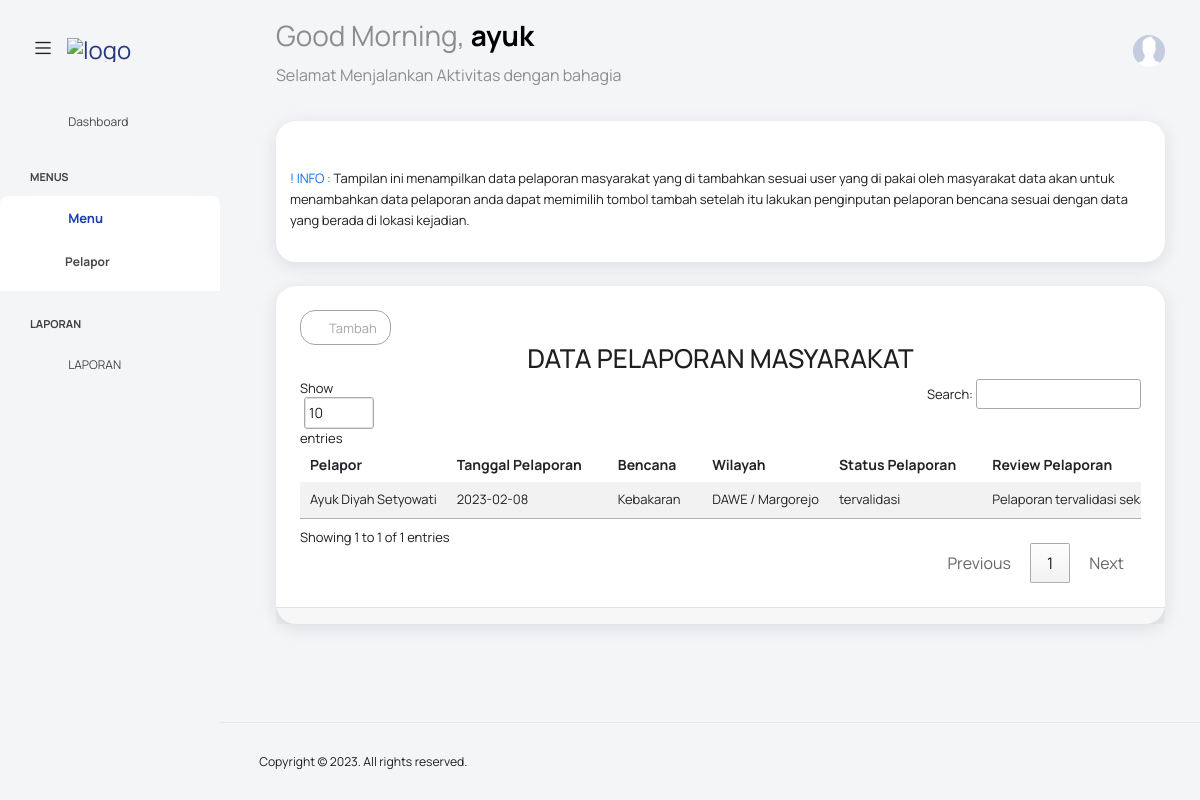
The page /?pelaporan_masyarakat=pelaporan (signed in) on the database its author committed.
### tables this page shows
CREATE TABLE `pelaporan` (
  `id_pelaporan` int(11) NOT NULL,
  `id_pelapor` int(11) DEFAULT NULL,
  `id_petugas_bpbd` int(11) DEFAULT NULL,
  `id_bencana` int(11) DEFAULT NULL,
  `id_wilayah` int(11) DEFAULT NULL,
  `tanggal_pelaporan` date DEFAULT NULL,
  `pelaporan` text DEFAULT NULL,
  `link_maps` text DEFAULT NULL,
  `gambar_bencana` text DEFAULT NULL,
  `gambar_lokasi_bencana` text DEFAULT NULL,
  `gambar_pelapor` text DEFAULT NULL,
  `status_pelaporan` varchar(30) NOT NULL,
  `review_pelaporan` text DEFAULT NULL
);

CREATE TABLE `pelapor` (
  `id_pelapor` int(11) NOT NULL,
  `id_user` int(11) NOT NULL,
  `id_daftar` int(11) DEFAULT NULL,
  `nama_pelapor` varchar(100) DEFAULT NULL,
  `alamat_pelapor` text DEFAULT NULL,
  `no_telp_pelapor` varchar(14) DEFAULT NULL
);

CREATE TABLE `bencana` (
  `id_bencana` int(11) NOT NULL,
  `nama_bencana` varchar(20) DEFAULT NULL
);

CREATE TABLE `wilayah` (
  `id_wilayah` int(11) NOT NULL,
  `kecamatan` varchar(100) DEFAULT NULL,
  `desa` varchar(100) DEFAULT NULL,
  `no_telp` varchar(20) DEFAULT NULL,
  `status` varchar(20) DEFAULT NULL
);

### config/config.php (called while the page is built, shortened)
<?php
class Config {
    public function UrlWeb(){
        $url = "http://localhost/pengaduan-bpbd";
        return $url;
    }
    public function TemplateAdmin($page){
        $url = $this->UrlWeb();
        include "views/partials/_header.php";
        include "views/partials/_navbar.php";
        include "views/partials/_sidebar.php";
        include $page;
        include "views/partials/_footer.php";
    }
}

### function.php (called while the page is built, shortened)
<?php
function Querybanyak($query){
    $mysqli = new mysqli("localhost","root","","pengaduan-bpbd");
    return $mysqli->query($query);
}
function Querysatudata($query){
    $koneksi = mysqli_connect("localhost","root","","pengaduan-bpbd");
    $query_cek = mysqli_query($koneksi, $query);
    return mysqli_fetch_array($query_cek, MYSQLI_BOTH);
}

### views/pelaporan_masyarakat/pelaporan.php (the view, shortened to what this page needs)
<div class="main-panel">
  <div class="content-wrapper">
    <div class="row">
      <div class="col-lg-12 grid-margin stretch-card pelaporaninfo" id="pelaporaninfo">
        <div class="card">
          <div class="card-body" style="padding-top: 0%;">
          <div class="text-left" style="text-align: right;">
              <button class="btn " onclick="Closepelaporaninfo();">
                 <i class="mdi mdi-close"></i>
              </button>
            </div>
          <div class="row ">
            <p  style="padding-left: 5px; padding-right:5px;">
            <span class="text-primary">! INFO :</span>
             Tampilan ini menampilkan data pelaporan masyarakat yang di tambahkan sesuai user yang di pakai oleh masyarakat
             data akan untuk menambahkan data pelaporan anda dapat memimilih tombol tambah setelah itu lakukan penginputan
             pelaporan bencana sesuai dengan data yang berada di lokasi kejadian.
            </p>
          </div>
          </div>
        </div>
      </div>
      <div class="col-lg-12 grid-margin stretch-card">
        <div class="card">
          <div class="card-body">
            <div class="row">
              <div class="col-lg-12">
                <a href="<?= $url ?>?pelaporan_masyarakat=add" class="btn btn-sm btn-outline-secondary">
                  <i class="mdi mdi-library-plus"></i>
                  Tambah
                </a>
              </div>
              <div class="col-lg-12 text-center">
                <h2><?= strtoupper("Data " . str_replace("_", " ", array_keys($_GET)[0])) ?></h2>
              </div>
            </div>
            <div class="table-responsive">
              <table id="myTable" class="table table-striped">
                <thead>
                  <tr>
                    <th>
                      Pelapor
                    </th>
                    <th>
                      Tanggal Pelaporan
                    </th>
                    <th>
                      Bencana
                    </th>
                    <th>
                      Wilayah
                    </th>
                    <th>
                      Status Pelaporan
                    </th>
                    <th>
                      Review Pelaporan
                    </th>
                  </tr>
                </thead>
                <tbody>
                  <?php
                  $pelaporans = Querybanyak("SELECT * FROM pelaporan LEFT JOIN pelapor ON pelaporan.id_pelapor = pelapor.id_pelapor WHERE pelapor.id_user = ".$_SESSION['id_user']." ORDER BY pelaporan.id_pelaporan DESC");
                  foreach ($pelaporans as $pelaporan) { ?>
                    <tr>
                      <td>
                        <?= $pelaporan['nama_pelapor'] ?>
                      </td>
                      <td>
                        <?= $pelaporan['tanggal_pelaporan'] ?>
                      </td>
                      <td>
                        <?php
                        $bencana = Querysatudata("SELECT * FROM bencana WHERE id_bencana = " . $pelaporan['id_bencana'] . "")
                        ?>
                        <?= $bencana['nama_bencana'] ?>
                      </td>
                      <td>
                        <?php
                        $wilayah = Querysatudata("SELECT * FROM wilayah WHERE id_wilayah = " . $pelaporan['id_wilayah'] . "")
                        ?>
                        <?= $wilayah['kecamatan'] ?> / <?= $wilayah['desa'] ?>
                      </td>
                      <td>
                        <?= $pelaporan['status_pelaporan'] ?>
                      </td>
                      <td style="width: 40px; ">
                          <?= $pelaporan["review_pelaporan"] ?>
                      </td>
                    </tr>
                  <?php
                  }
                  ?>
                </tbody>
              </table>
            </div>
          </div>
          <div class="card-footer">
          </div>
        </div>
      </div>
    </div>
  </div>

### views/partials/_header.php (style rules this page uses)
span { display: inline-block; }

### rows shown on the page
pelaporan: id_pelapor.nama_pelapor "Ayuk Diyah Setyowati", tanggal_pelaporan "2023-02-08", id_bencana.nama_bencana "Kebakaran", id_wilayah.kecamatan "DAWE", id_wilayah.desa "Margorejo", status_pelaporan "tervalidasi", review_pelaporan "Pelaporan tervalidasi…"

### other values the page prints
$_SESSION['username'] "ayuk"
